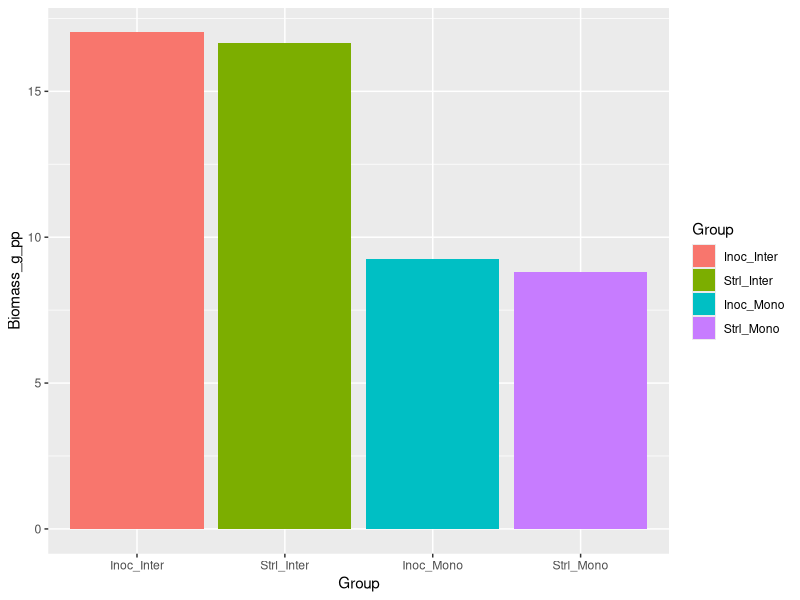
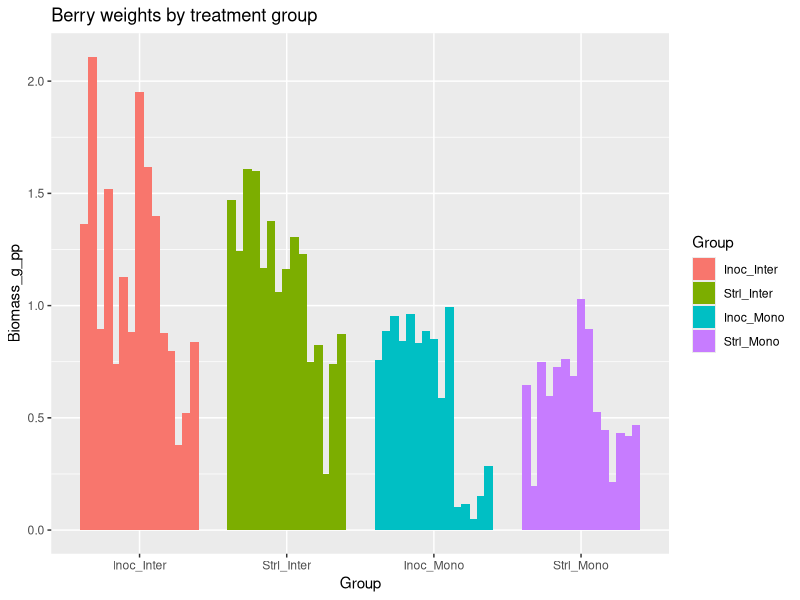

Here is the R script that generated these plots, in order: (Note: this script raises an error after producing the figures.)
## ---- chunk 1
knitr::opts_chunk$set(echo = TRUE)
## ---- chunk 2

library(tidyverse)
library(broom)
library(knitr)
library(dplyr)
## ---- chunk 3
# Loading in data to explore
berries <- read.csv("Biomass/Berry_Weights.csv")

berries <- berries %>%
  mutate(
    Inoculation = factor(Inoculation),
    Polyculture = factor(Polyculture),
    Group = interaction(Inoculation, Polyculture, sep = "_")
  )

# Adding a column for continuous water weights: based on the assumption that the emitters are 2 gal/hr 

berries <- berries %>%
  mutate(
    Water_gal_per_wk = case_when(
      Water == "Control"  ~ 48,
      Water == "Moderate" ~ 32,
      Water == "Severe"   ~ 16,
      TRUE ~ NA_real_
    )
  )

## ---- chunk 4
# Without sorting by ppt at all

ggplot(berries, aes(x = Group, y = Biomass_g_pp, fill = Group)) + 
  geom_col()

## ---- chunk 5
# With each bar individual; as you can see there is a lot of variation, hopefully due to ppt

berries <- read.csv("Biomass/Berry_Weights.csv")

berries <- berries %>%
  mutate(
    Inoculation = factor(Inoculation),
    Polyculture = factor(Polyculture),
    Group = interaction(Inoculation, Polyculture, sep = "_"),
    Rep = factor(row_number())
  )

ggplot(berries, aes(x = Group, y = Biomass_g_pp, fill = Group)) +
  geom_col(aes(group = Rep), position = position_dodge(width = 0.8)) +
  ggtitle("Berry weights by treatment group")

## ---- chunk 6
knitr::include_graphics("Biomass/Berries/expected.png")
## ---- chunk 7
# With each bar individual and ppt

berries <- read.csv("Biomass/Berry_Weights.csv")

berries <- berries %>%
  mutate(
    Inoculation = factor(Inoculation),
    Polyculture = factor(Polyculture),
    Water = factor(Water, levels = c("Control", "Moderate", "Severe")),
    Group = interaction(Inoculation, Polyculture, sep = "_")
  )

ggplot(berries, aes(x = Group, y = Biomass_g_pp, fill = Water)) +
  geom_col(position = "dodge") +
  ggtitle("Berry biomass by PPT and treatments")

## ---- chunk 8

# Bar graph looking at water with the individual points plotted on trop
ggplot(berries, aes(x = Water, y = Biomass_g_pp)) +
  stat_summary(fun = mean, geom = "col", width = 0.6) +
  geom_jitter(width = 0.15, alpha = 0.6) +
  ggtitle("Berry biomass by PPT, all treatments")


## ---- chunk 9
# The same thing (kind of) but as a boxplot with the scattered points

#This code is redundant but good for copy paste later?
berries <- berries %>%
  mutate(
    Water = factor(Water, levels = c("Control", "Moderate", "Severe"))
  )

# The plot
ggplot(berries, aes(x = Water, y = Biomass_g_pp)) +
  geom_boxplot(outlier.shape = NA) +
  geom_jitter(width = 0.15, alpha = 0.6) +
  ggtitle("Berry biomass by PPT, all treatments")
## ---- chunk 10
# Looking at just monocropped

berries <- berries %>%
  mutate(
    Water = factor(Water, levels = c("Control", "Moderate", "Severe")),
    Inoculation = factor(Inoculation),
    Polyculture = factor(Polyculture)
  )

berries_inter <- berries %>%
  filter(Polyculture == "Mono")

ggplot(berries_inter, aes(x = Water, y = Biomass_g_pp)) +
  geom_boxplot(outlier.shape = NA) +
  geom_jitter(width = 0.15, alpha = 0.6) +
  ggtitle("Berry biomass by PPT, Monocropped treatments only")

## ---- chunk 11
# Looking at just intercropped

berries <- berries %>%
  mutate(
    Water = factor(Water, levels = c("Control", "Moderate", "Severe")),
    Inoculation = factor(Inoculation),
    Polyculture = factor(Polyculture)
  )

berries_inter <- berries %>%
  filter(Polyculture == "Inter")

ggplot(berries_inter, aes(x = Water, y = Biomass_g_pp)) +
  geom_boxplot(outlier.shape = NA) +
  geom_jitter(width = 0.15, alpha = 0.6) + 
  ggtitle("Berry biomass by PPT, Intercropped treatments only")
## ---- chunk 12
# Splitting it by crop treatment

berries <- berries %>%
  mutate(
    Water       = factor(Water, levels = c("Control", "Moderate", "Severe")),
    Inoculation = factor(Inoculation, levels = c("Strl", "Inoc")),
    Polyculture = factor(Polyculture, levels = c("Inter", "Mono"))
  )

ggplot(berries, aes(x = Water, y = Biomass_g_pp, fill = Inoculation)) +
  geom_boxplot(
    outlier.shape = NA,
    position = position_dodge(width = 0.8)
  ) +
  geom_point(
    aes(color = Inoculation),
    alpha = 0.6,
    size = 1.8,
    position = position_dodge(width = 0.8)
  ) +
  facet_wrap(~ Polyculture) +
  theme_bw() +
  labs(
    x = "Water treatment",
    y = "Biomass (g)"
  ) +
  ggtitle("Both Intercropped and Monoculture Berry biomass by PPT")


